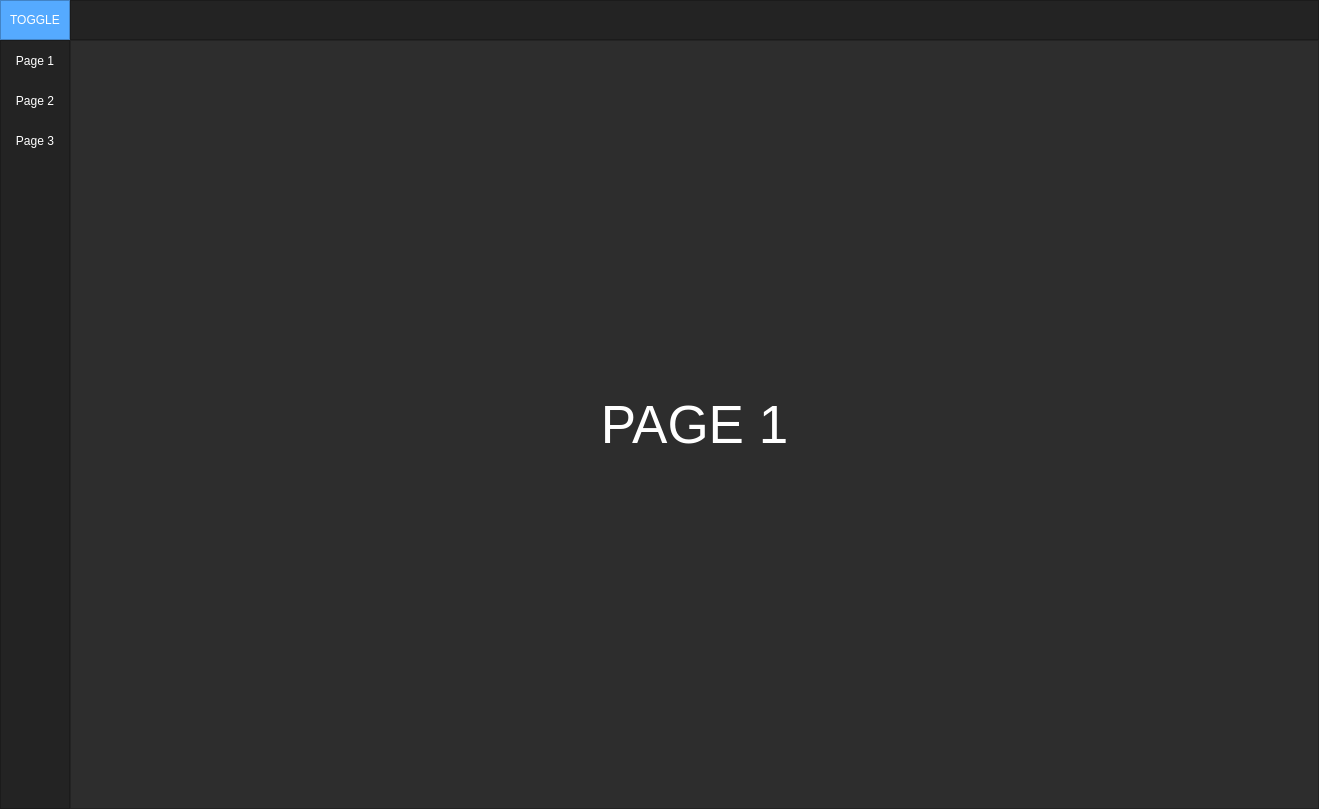
<?xml version="1.0" encoding="UTF-8"?>
<ui version="4.0">
 <class>MainWindow</class>
 <widget class="QMainWindow" name="MainWindow">
  <property name="geometry">
   <rect>
    <x>0</x>
    <y>0</y>
    <width>1319</width>
    <height>809</height>
   </rect>
  </property>
  <property name="minimumSize">
   <size>
    <width>1000</width>
    <height>500</height>
   </size>
  </property>
  <property name="windowTitle">
   <string>MainWindow</string>
  </property>
  <property name="styleSheet">
   <string notr="true">background-color: rgb(45, 45, 45);</string>
  </property>
  <widget class="QWidget" name="centralwidget">
   <layout class="QVBoxLayout" name="verticalLayout">
    <property name="spacing">
     <number>0</number>
    </property>
    <property name="leftMargin">
     <number>0</number>
    </property>
    <property name="topMargin">
     <number>0</number>
    </property>
    <property name="rightMargin">
     <number>0</number>
    </property>
    <property name="bottomMargin">
     <number>0</number>
    </property>
    <item>
     <widget class="QFrame" name="Top_Bar">
      <property name="maximumSize">
       <size>
        <width>16777215</width>
        <height>40</height>
       </size>
      </property>
      <property name="styleSheet">
       <string notr="true">background-color: rgb(35, 35, 35);</string>
      </property>
      <property name="frameShape">
       <enum>QFrame::NoFrame</enum>
      </property>
      <property name="frameShadow">
       <enum>QFrame::Raised</enum>
      </property>
      <layout class="QHBoxLayout" name="horizontalLayout">
       <property name="spacing">
        <number>0</number>
       </property>
       <property name="leftMargin">
        <number>0</number>
       </property>
       <property name="topMargin">
        <number>0</number>
       </property>
       <property name="rightMargin">
        <number>0</number>
       </property>
       <property name="bottomMargin">
        <number>0</number>
       </property>
       <item>
        <widget class="QFrame" name="frame_toggle">
         <property name="maximumSize">
          <size>
           <width>70</width>
           <height>40</height>
          </size>
         </property>
         <property name="styleSheet">
          <string notr="true">background-color: rgb(85, 170, 255);</string>
         </property>
         <property name="frameShape">
          <enum>QFrame::StyledPanel</enum>
         </property>
         <property name="frameShadow">
          <enum>QFrame::Raised</enum>
         </property>
         <layout class="QVBoxLayout" name="verticalLayout_2">
          <property name="spacing">
           <number>0</number>
          </property>
          <property name="leftMargin">
           <number>0</number>
          </property>
          <property name="topMargin">
           <number>0</number>
          </property>
          <property name="rightMargin">
           <number>0</number>
          </property>
          <property name="bottomMargin">
           <number>0</number>
          </property>
          <item>
           <widget class="QPushButton" name="Btn_Toggle">
            <property name="sizePolicy">
             <sizepolicy hsizetype="Expanding" vsizetype="Expanding">
              <horstretch>0</horstretch>
              <verstretch>0</verstretch>
             </sizepolicy>
            </property>
            <property name="styleSheet">
             <string notr="true">color: rgb(255, 255, 255);
border: 0px solid;</string>
            </property>
            <property name="text">
             <string>TOGGLE</string>
            </property>
           </widget>
          </item>
         </layout>
        </widget>
       </item>
       <item>
        <widget class="QFrame" name="frame_top">
         <property name="frameShape">
          <enum>QFrame::StyledPanel</enum>
         </property>
         <property name="frameShadow">
          <enum>QFrame::Raised</enum>
         </property>
        </widget>
       </item>
      </layout>
     </widget>
    </item>
    <item>
     <widget class="QFrame" name="Content">
      <property name="frameShape">
       <enum>QFrame::NoFrame</enum>
      </property>
      <property name="frameShadow">
       <enum>QFrame::Raised</enum>
      </property>
      <layout class="QHBoxLayout" name="horizontalLayout_2">
       <property name="spacing">
        <number>0</number>
       </property>
       <property name="leftMargin">
        <number>0</number>
       </property>
       <property name="topMargin">
        <number>0</number>
       </property>
       <property name="rightMargin">
        <number>0</number>
       </property>
       <property name="bottomMargin">
        <number>0</number>
       </property>
       <item>
        <widget class="QFrame" name="frame_left_menu">
         <property name="minimumSize">
          <size>
           <width>70</width>
           <height>0</height>
          </size>
         </property>
         <property name="maximumSize">
          <size>
           <width>70</width>
           <height>16777215</height>
          </size>
         </property>
         <property name="styleSheet">
          <string notr="true">background-color: rgb(35, 35, 35);</string>
         </property>
         <property name="frameShape">
          <enum>QFrame::StyledPanel</enum>
         </property>
         <property name="frameShadow">
          <enum>QFrame::Raised</enum>
         </property>
         <layout class="QVBoxLayout" name="verticalLayout_3">
          <property name="leftMargin">
           <number>0</number>
          </property>
          <property name="topMargin">
           <number>0</number>
          </property>
          <property name="rightMargin">
           <number>0</number>
          </property>
          <property name="bottomMargin">
           <number>0</number>
          </property>
          <item alignment="Qt::AlignTop">
           <widget class="QFrame" name="frame_top_menus">
            <property name="frameShape">
             <enum>QFrame::NoFrame</enum>
            </property>
            <property name="frameShadow">
             <enum>QFrame::Raised</enum>
            </property>
            <layout class="QVBoxLayout" name="verticalLayout_4">
             <property name="spacing">
              <number>0</number>
             </property>
             <property name="leftMargin">
              <number>0</number>
             </property>
             <property name="topMargin">
              <number>0</number>
             </property>
             <property name="rightMargin">
              <number>0</number>
             </property>
             <property name="bottomMargin">
              <number>0</number>
             </property>
             <item>
              <widget class="QPushButton" name="btn_page_1">
               <property name="minimumSize">
                <size>
                 <width>0</width>
                 <height>40</height>
                </size>
               </property>
               <property name="styleSheet">
                <string notr="true">QPushButton {
	color: rgb(255, 255, 255);
	background-color: rgb(35, 35, 35);
	border: 0px solid;
}
QPushButton:hover {
	background-color: rgb(85, 170, 255);
}</string>
               </property>
               <property name="text">
                <string>Page 1</string>
               </property>
              </widget>
             </item>
             <item>
              <widget class="QPushButton" name="btn_page_2">
               <property name="minimumSize">
                <size>
                 <width>0</width>
                 <height>40</height>
                </size>
               </property>
               <property name="styleSheet">
                <string notr="true">QPushButton {
	color: rgb(255, 255, 255);
	background-color: rgb(35, 35, 35);
	border: 0px solid;
}
QPushButton:hover {
	background-color: rgb(85, 170, 255);
}</string>
               </property>
               <property name="text">
                <string>Page 2</string>
               </property>
              </widget>
             </item>
             <item>
              <widget class="QPushButton" name="btn_page_3">
               <property name="minimumSize">
                <size>
                 <width>0</width>
                 <height>40</height>
                </size>
               </property>
               <property name="styleSheet">
                <string notr="true">QPushButton {
	color: rgb(255, 255, 255);
	background-color: rgb(35, 35, 35);
	border: 0px solid;
}
QPushButton:hover {
	background-color: rgb(85, 170, 255);
}</string>
               </property>
               <property name="text">
                <string>Page 3</string>
               </property>
              </widget>
             </item>
            </layout>
           </widget>
          </item>
         </layout>
        </widget>
       </item>
       <item>
        <widget class="QFrame" name="frame_pages">
         <property name="frameShape">
          <enum>QFrame::StyledPanel</enum>
         </property>
         <property name="frameShadow">
          <enum>QFrame::Raised</enum>
         </property>
         <layout class="QVBoxLayout" name="verticalLayout_5">
          <item>
           <widget class="QStackedWidget" name="stackedWidget">
            <property name="currentIndex">
             <number>0</number>
            </property>
            <widget class="QWidget" name="page_1">
             <layout class="QVBoxLayout" name="verticalLayout_7">
              <item>
               <widget class="QLabel" name="label_1">
                <property name="font">
                 <font>
                  <pointsize>40</pointsize>
                 </font>
                </property>
                <property name="styleSheet">
                 <string notr="true">color: #FFF;</string>
                </property>
                <property name="text">
                 <string>PAGE 1</string>
                </property>
                <property name="alignment">
                 <set>Qt::AlignCenter</set>
                </property>
               </widget>
              </item>
             </layout>
            </widget>
            <widget class="QWidget" name="page_2">
             <layout class="QVBoxLayout" name="verticalLayout_6">
              <item>
               <widget class="QLabel" name="label_2">
                <property name="font">
                 <font>
                  <pointsize>40</pointsize>
                 </font>
                </property>
                <property name="styleSheet">
                 <string notr="true">color: #FFF;</string>
                </property>
                <property name="text">
                 <string>PAGE 2</string>
                </property>
                <property name="alignment">
                 <set>Qt::AlignCenter</set>
                </property>
               </widget>
              </item>
             </layout>
            </widget>
            <widget class="QWidget" name="page_3">
             <layout class="QVBoxLayout" name="verticalLayout_8">
              <item>
               <widget class="QLabel" name="label">
                <property name="font">
                 <font>
                  <pointsize>40</pointsize>
                 </font>
                </property>
                <property name="styleSheet">
                 <string notr="true">color: #FFF;</string>
                </property>
                <property name="text">
                 <string>PAGE 3</string>
                </property>
                <property name="alignment">
                 <set>Qt::AlignCenter</set>
                </property>
               </widget>
              </item>
             </layout>
            </widget>
           </widget>
          </item>
         </layout>
        </widget>
       </item>
      </layout>
     </widget>
    </item>
   </layout>
  </widget>
 </widget>
 <resources/>
 <connections/>
</ui>
